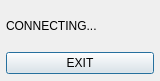
<?xml version="1.0" encoding="UTF-8"?>
<ui version="4.0">
 <class>Dialog</class>
 <widget class="QDialog" name="Dialog">
  <property name="geometry">
   <rect>
    <x>0</x>
    <y>0</y>
    <width>160</width>
    <height>81</height>
   </rect>
  </property>
  <property name="windowTitle">
   <string>Dialog</string>
  </property>
  <widget class="QWidget" name="verticalLayoutWidget">
   <property name="geometry">
    <rect>
     <x>0</x>
     <y>0</y>
     <width>160</width>
     <height>80</height>
    </rect>
   </property>
   <layout class="QVBoxLayout" name="verticalLayout">
    <property name="margin">
     <number>6</number>
    </property>
    <item>
     <widget class="QLabel" name="connectingLabel">
      <property name="text">
       <string>CONNECTING...</string>
      </property>
      <property name="wordWrap">
       <bool>true</bool>
      </property>
     </widget>
    </item>
    <item>
     <widget class="QPushButton" name="connectingExitButton">
      <property name="text">
       <string>EXIT</string>
      </property>
     </widget>
    </item>
   </layout>
  </widget>
 </widget>
 <resources/>
 <connections/>
</ui>
